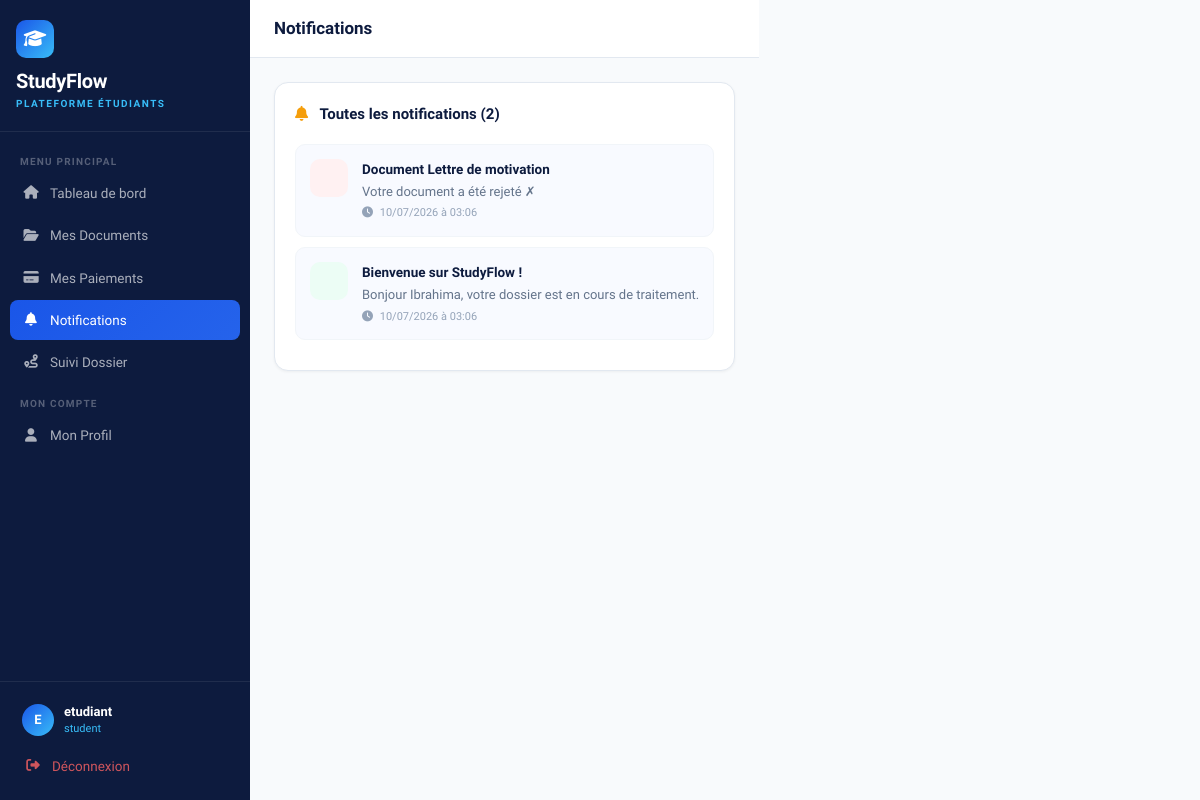
/auth/notifications (signed in), run on an earlier commit of the app's database.
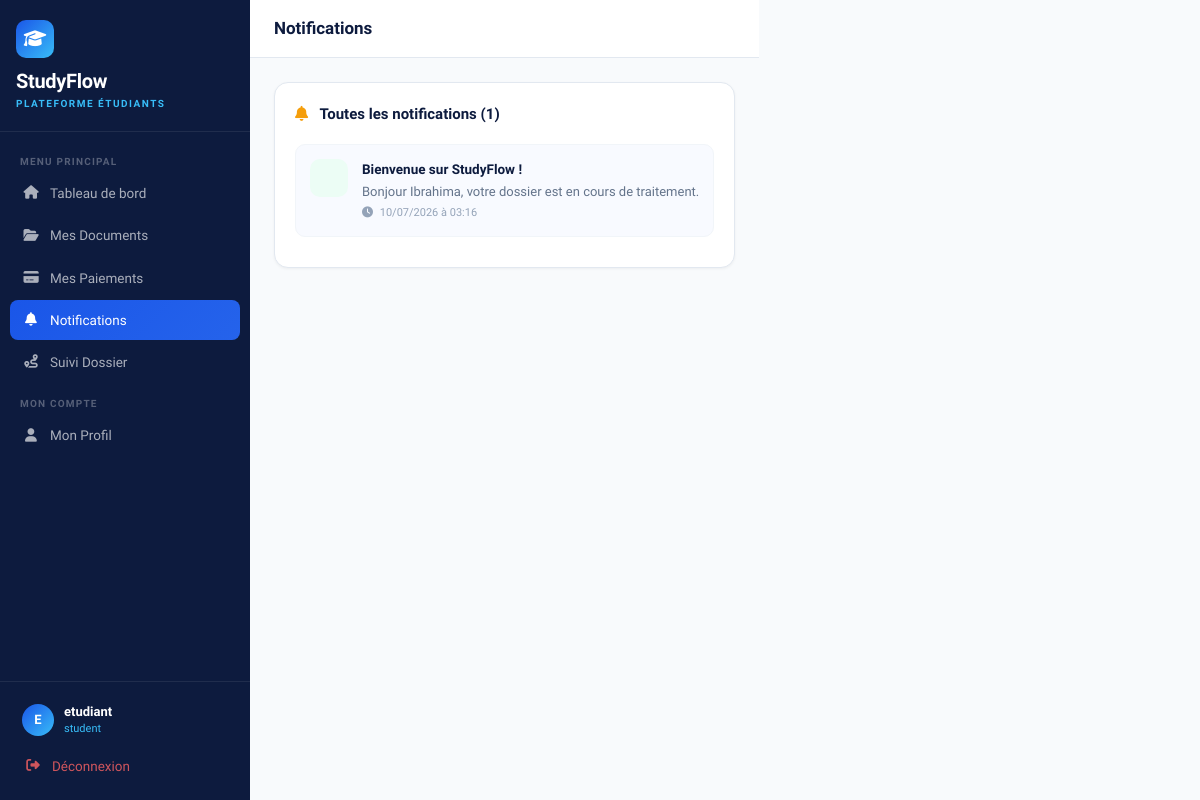
And on a later commit of the database.
### models/user.py (models this page shows, shortened)
class User(UserMixin, db.Model):
    __tablename__ = 'users'
    id = db.Column(db.Integer, primary_key=True)
    email = db.Column(db.String(120), unique=True, nullable=False)
    password_hash = db.Column(db.String(256))
    role = db.Column(db.String(20), default='student')
    is_active = db.Column(db.Boolean, default=True)
    reset_token = db.Column(db.String(100), nullable=True)
    reset_token_expiry = db.Column(db.DateTime, nullable=True)
    created_at = db.Column(db.DateTime, default=datetime.utcnow)
    student_profile = db.relationship('StudentProfile', backref='user', uselist=False, foreign_keys='StudentProfile.user_id')

class Notification(db.Model):
    __tablename__ = 'notifications'
    id = db.Column(db.Integer, primary_key=True)
    user_id = db.Column(db.Integer, db.ForeignKey('users.id'), nullable=False)
    title = db.Column(db.String(200))
    content = db.Column(db.Text)
    type = db.Column(db.String(30))
    is_read = db.Column(db.Boolean, default=False)
    created_at = db.Column(db.DateTime, default=datetime.utcnow)

### routes/auth.py (the view)
@auth_bp.route('/notifications')
@login_required
def notifications():
    notifs = Notification.query.filter_by(
        user_id=current_user.id
    ).order_by(Notification.created_at.desc()).all()
    for n in notifs:
        n.is_read = True
    db.session.commit()
    return render_template('auth/notifications.html', notifs=notifs)

### templates/auth/notifications.html (shortened to what this page needs)
{% extends "base.html" %}
{% block sidebar_nav %}
<div class="nav-label">Menu Principal</div>
<a href="{{ url_for('auth.dashboard') }}" class="sidebar-link">
  <i class="fas fa-home"></i> Tableau de bord
</a>
<a href="{{ url_for('auth.documents') }}" class="sidebar-link">
  <i class="fas fa-folder-open"></i> Mes Documents
</a>
<a href="{{ url_for('auth.payments') }}" class="sidebar-link">
  <i class="fas fa-credit-card"></i> Mes Paiements
</a>
<a href="{{ url_for('auth.notifications') }}" class="sidebar-link active">
  <i class="fas fa-bell"></i> Notifications
</a>
<a href="{{ url_for('auth.suivi') }}" class="sidebar-link">
  <i class="fas fa-route"></i> Suivi Dossier
</a>
<div class="nav-label">Mon Compte</div>
<a href="{{ url_for('auth.profile') }}" class="sidebar-link">
  <i class="fas fa-user"></i> Mon Profil
</a>
{% endblock %}
{% block page_title %}Notifications{% endblock %}
{% block content %}
<div class="sf-card">
  <div style="font-size:15px;font-weight:700;color:#0D1B3E;margin-bottom:18px;">
    <i class="fas fa-bell" style="color:#F59E0B;margin-right:8px;"></i>
    Toutes les notifications ({{ notifs | length }})
  </div>
  {% if notifs %}
    {% for n in notifs %}
    <div style="display:flex;gap:14px;padding:14px;margin-bottom:10px;border-radius:10px;border:1px solid #F1F5F9;background:{% if not n.is_read %}#F8FAFF{% else %}#FAFAFA{% endif %};">
      <div style="width:38px;height:38px;border-radius:10px;flex-shrink:0;display:flex;align-items:center;justify-content:center;
        {% if n.type == 'success' %}background:#ECFDF5;
        {% elif n.type == 'danger' %}background:#FFF1F2;
        {% elif n.type == 'warning' %}background:#FFFBEB;
        {% else %}background:#EFF6FF;{% endif %}">
      </div>
      <div style="flex:1;">
        <div style="font-size:13.5px;font-weight:600;color:#0D1B3E;margin-bottom:3px;">
          {{ n.title }}
        </div>
        <div style="font-size:13px;color:#64748B;margin-bottom:4px;">{{ n.content }}</div>
        <div style="font-size:11px;color:#94A3B8;">
          <i class="fas fa-clock" style="margin-right:4px;"></i>
          {{ n.created_at.strftime('%d/%m/%Y à %H:%M') }}
        </div>
      </div>
    </div>
    {% endfor %}
  {% endif %}
</div>
{% endblock %}

### templates/base.html (shortened to what this page needs)
<!DOCTYPE html>
<html lang="fr">
<head>
  <link href="https://cdn.jsdelivr.net/npm/bootstrap@5.3.2/dist/css/bootstrap.min.css" rel="stylesheet">
  <link href="https://cdnjs.cloudflare.com/ajax/libs/font-awesome/6.5.0/css/all.min.css" rel="stylesheet">
</head>
<body>
{% block body %}
<div style="display:flex">
  <nav class="sidebar">
    <div class="sidebar-logo">
      <div class="logo-icon"><i class="fas fa-graduation-cap"></i></div>
      <div class="brand-name">StudyFlow</div>
      <div class="brand-sub">Plateforme Étudiants</div>
    </div>
    <div class="sidebar-nav">
      {% block sidebar_nav %}{% endblock %}
    </div>
    <div class="sidebar-footer">
      <div class="sidebar-user">
        <div class="s-avatar">{{ current_user.email[0].upper() }}</div>
        <div>
          <div class="s-name">{{ current_user.email.split('@')[0] }}</div>
          <div class="s-role">{{ current_user.role }}</div>
        </div>
      </div>
      <a href="{{ url_for('auth.logout') }}" class="sidebar-link" style="color:rgba(255,100,100,.8)">
        <i class="fas fa-sign-out-alt"></i> Déconnexion
      </a>
    </div>
  </nav>
  <div class="main-wrap">
    <header class="topbar">
      <div class="topbar-title">{% block page_title %}{% endblock %}</div>
    </header>
    <main class="page-content">
      {% block content %}{% endblock %}
    </main>
  </div>
</div>
{% endblock %}
</body>
</html>

### templates/base.html (style rules this page uses)
:root { --navy: #0D1B3E; --blue: #1A56E8; --sky: #38BDF8; --green: #10B981; --amber: #F59E0B; --rose: #F43F5E; --slate: #64748B; --light: #F8FAFC; --border: #E2E8F0; --sidebar-w: 250px; }
* { box-sizing: border-box; margin: 0; padding: 0; }
body { font-family: 'Plus Jakarta Sans', sans-serif; background: var(--light); color: #1E293B; font-size: 14px; }
.sidebar { position: fixed; top: 0; left: 0; bottom: 0; width: var(--sidebar-w); background: var(--navy); display: flex; flex-direction: column; z-index: 1000; }
.sidebar-logo { padding: 20px 16px; border-bottom: 1px solid rgba(255,255,255,.08); }
.logo-icon { width: 38px; height: 38px; background: linear-gradient(135deg, var(--blue), var(--sky)); border-radius: 10px; display: flex; align-items: center; justify-content: center; font-size: 18px; color: #fff; margin-bottom: 8px; }
.brand-name { font-size: 20px; font-weight: 800; color: #fff; letter-spacing: -.3px; }
.brand-sub { font-size: 10px; color: var(--sky); text-transform: uppercase; letter-spacing: 1.5px; font-weight: 600; }
.sidebar-nav { flex: 1; padding: 10px; overflow-y: auto; }
.nav-label { font-size: 10px; font-weight: 700; letter-spacing: 1.2px; text-transform: uppercase; color: rgba(255,255,255,.3); padding: 12px 10px 4px; }
.sidebar-link { display: flex; align-items: center; gap: 10px; padding: 10px 12px; border-radius: 8px; color: rgba(255,255,255,.65); text-decoration: none; font-weight: 500; font-size: 13.5px; margin-bottom: 2px; transition: all .15s; }
.sidebar-link.active { background: linear-gradient(135deg, var(--blue), #2563EB); color: #fff; }
.sidebar-link i { width: 18px; text-align: center; }
.sidebar-footer { padding: 12px; border-top: 1px solid rgba(255,255,255,.08); }
.sidebar-user { display: flex; align-items: center; gap: 10px; padding: 8px 10px; }
.s-avatar { width: 32px; height: 32px; border-radius: 50%; background: linear-gradient(135deg, var(--blue), var(--sky)); display: flex; align-items: center; justify-content: center; color: #fff; font-weight: 700; font-size: 13px; }
.s-name { color: #fff; font-weight: 600; font-size: 13px; }
.s-role { color: var(--sky); font-size: 11px; }
.main-wrap { margin-left: var(--sidebar-w); min-height: 100vh; }
.topbar { background: #fff; border-bottom: 1px solid var(--border); padding: 0 24px; height: 58px; display: flex; align-items: center; justify-content: space-between; position: sticky; top: 0; z-index: 100; }
.topbar-title { font-size: 17px; font-weight: 700; color: var(--navy); }
.page-content { padding: 24px; }
.sf-card { background: #fff; border: 1px solid var(--border); border-radius: 14px; padding: 20px; box-shadow: 0 1px 3px rgba(0,0,0,.05); }

What changed in the data, as far as the page shows it:
removed Notification: title "Document Lettre de motivation", content "Votre document a été rejeté ✗", created_at "10/07/2026 à 03:06", type "danger" (drawn)
changed Notification "Bienvenue sur StudyFlow !": created_at "10/07/2026 à 03:06" → "10/07/2026 à 03:16"
Also different on the page:
{{ notifs | length }}: "2" → "1"
